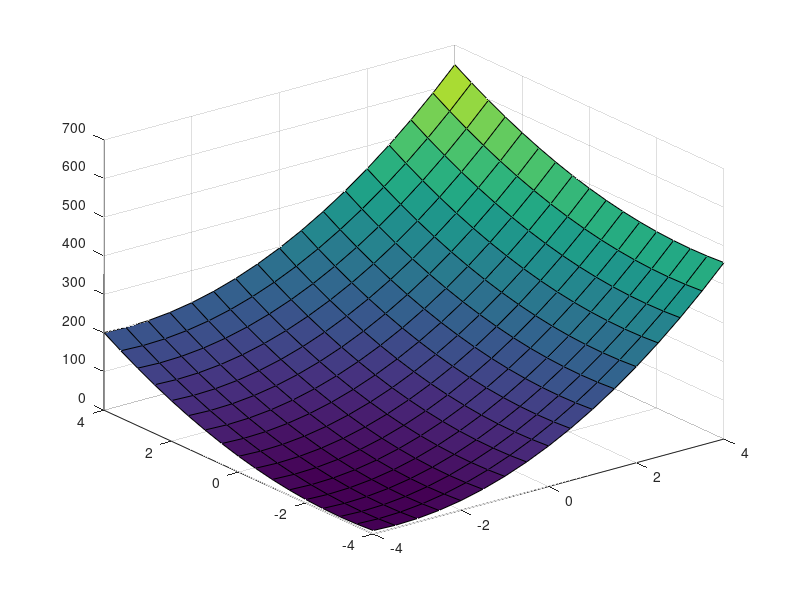

This chart was generated by the following MATLAB code:
% Joseph Sepich
% Jan 21, 2020
function ps1()
    % Problem 1
    % Function
    function out = z(x, y)
        out = x^2 + 2 * y^2 - 6 * x - 8 * y + 20;
    end

    % 1a x,y=1,1 gradient is (-4,-4)
    % 1b x,y=1,2 gradient is (-4,0) which is less magnitude
    % 1c x,y=3,2 gradient is (0,0)
    % 1d what is (3,2) gradient?
    X = -4:0.5:4;
    Y = -4:0.5:4;
    Z = zeros(length(X), length(Y));
    for x = 1:length(X)
        for y = 1:length(Y)
            Z(x, y) = z(x,y);
        end
    end
    surf(X, Y, Z);

end